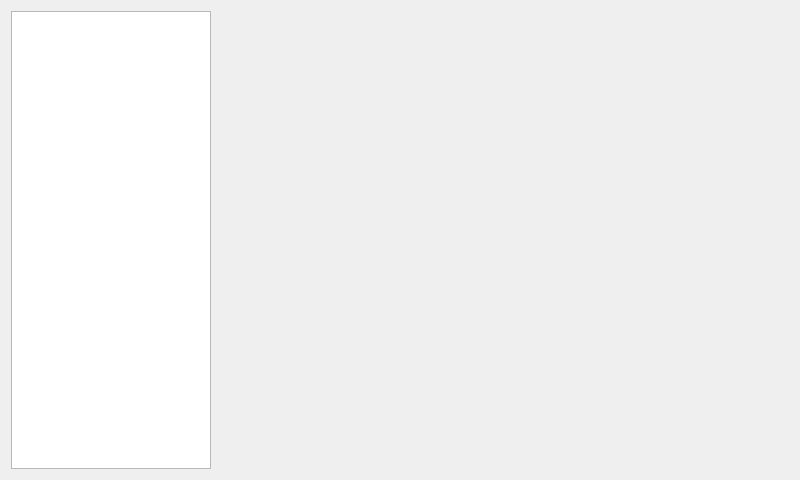
<?xml version="1.0" encoding="UTF-8"?>
<ui version="4.0">
 <class>PluginWidget</class>
 <widget class="QWidget" name="PluginWidget">
  <property name="geometry">
   <rect>
    <x>0</x>
    <y>0</y>
    <width>800</width>
    <height>480</height>
   </rect>
  </property>
  <property name="minimumSize">
   <size>
    <width>720</width>
    <height>400</height>
   </size>
  </property>
  <property name="windowTitle">
   <string>Settings</string>
  </property>
  <layout class="QHBoxLayout" name="horizontalLayout">
   <item>
    <layout class="QVBoxLayout" name="verticalLayout">
     <item>
      <widget class="QListView" name="listView_plugins">
       <property name="sizePolicy">
        <sizepolicy hsizetype="Fixed" vsizetype="Expanding">
         <horstretch>0</horstretch>
         <verstretch>0</verstretch>
        </sizepolicy>
       </property>
       <property name="minimumSize">
        <size>
         <width>200</width>
         <height>0</height>
        </size>
       </property>
       <property name="maximumSize">
        <size>
         <width>200</width>
         <height>16777215</height>
        </size>
       </property>
       <property name="horizontalScrollBarPolicy">
        <enum>Qt::ScrollBarAlwaysOff</enum>
       </property>
       <property name="alternatingRowColors">
        <bool>true</bool>
       </property>
      </widget>
     </item>
    </layout>
   </item>
   <item>
    <widget class="QWidget" name="widget_pluginInfos" native="true">
     <layout class="QVBoxLayout" name="verticalLayout_5" stretch="1,0">
      <property name="leftMargin">
       <number>0</number>
      </property>
      <property name="topMargin">
       <number>0</number>
      </property>
      <property name="rightMargin">
       <number>0</number>
      </property>
      <property name="bottomMargin">
       <number>0</number>
      </property>
      <item>
       <widget class="QLabel" name="label_pluginTitle">
        <property name="sizePolicy">
         <sizepolicy hsizetype="Preferred" vsizetype="Fixed">
          <horstretch>0</horstretch>
          <verstretch>0</verstretch>
         </sizepolicy>
        </property>
        <property name="styleSheet">
         <string notr="true">font-size: 12pt;padding-bottom: 5px;</string>
        </property>
       </widget>
      </item>
      <item>
       <widget class="QStackedWidget" name="stackedWidget"/>
      </item>
     </layout>
    </widget>
   </item>
  </layout>
 </widget>
 <tabstops>
  <tabstop>listView_plugins</tabstop>
 </tabstops>
 <resources/>
 <connections/>
</ui>
